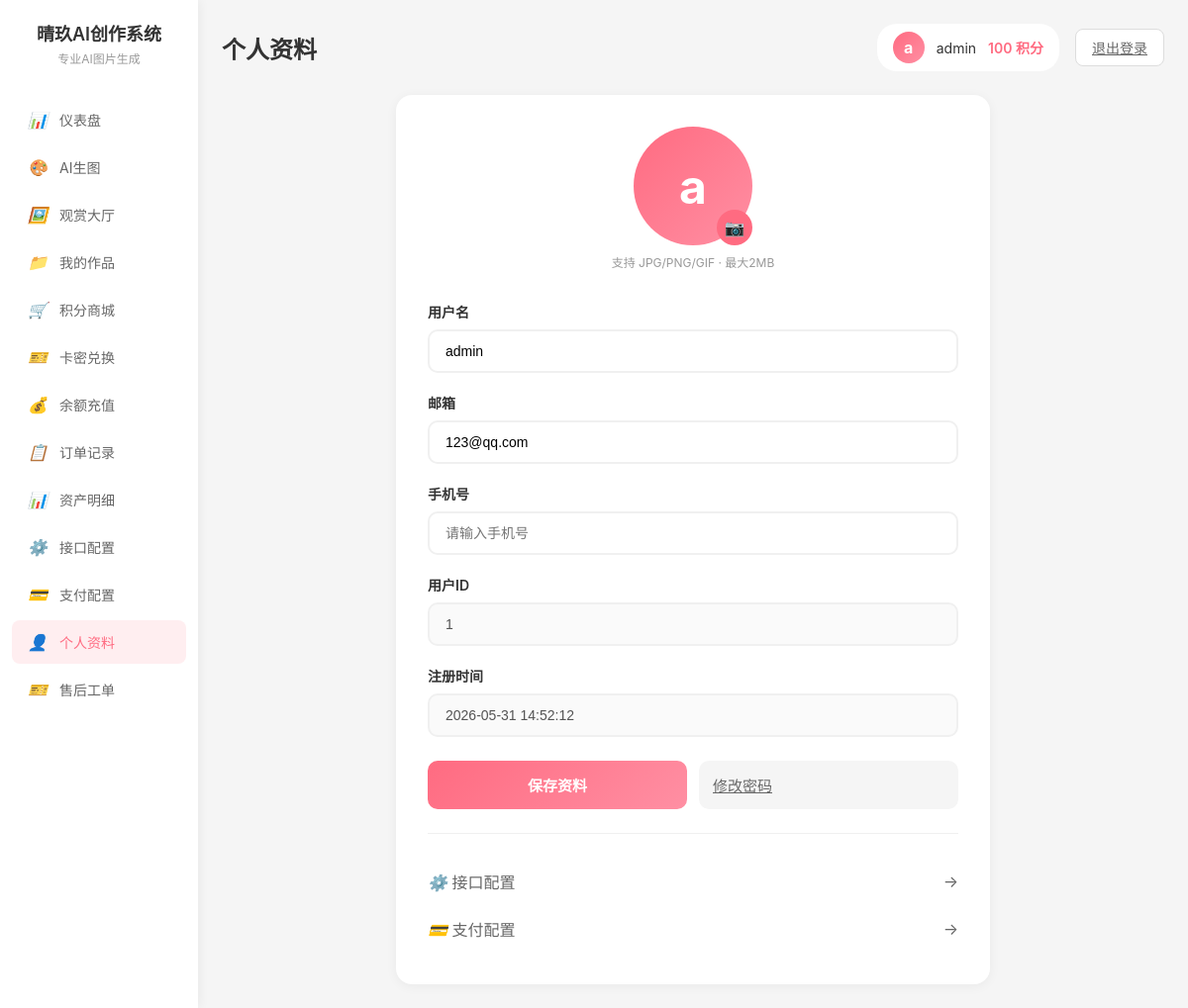
The app's page /profile.php (signed in) with its own data.
### tables this page shows
CREATE TABLE `user` (
  `id` INT AUTO_INCREMENT PRIMARY KEY COMMENT '用户ID',
  `username` VARCHAR(50) NOT NULL COMMENT '用户名',
  `email` VARCHAR(100) NOT NULL COMMENT '邮箱',
  `password` VARCHAR(255) NOT NULL COMMENT '密码(哈希)',
  `avatar` VARCHAR(255) DEFAULT NULL COMMENT '头像',
  `points` INT DEFAULT 1 COMMENT '积分',
  `balance` DECIMAL(10,2) DEFAULT 0.00 COMMENT '余额',
  `member_level` INT DEFAULT 1 COMMENT '会员等级',
  `status` INT DEFAULT 1 COMMENT '状态(1=正常,0=禁用)',
  `created_at` TIMESTAMP DEFAULT CURRENT_TIMESTAMP COMMENT '创建时间',
  `updated_at` TIMESTAMP DEFAULT CURRENT_TIMESTAMP ON UPDATE CURRENT_TIMESTAMP COMMENT '更新时间'
);

### profile.php (the view, shortened to what this page needs)
<?php
require_once 'config.php';
$userid = $_SESSION['userid'];
$stmt = $pdo->prepare("SELECT * FROM user WHERE id = ?");
$stmt->execute(array($userid));
$user = $stmt->fetch(PDO::FETCH_ASSOC);
?>
<!DOCTYPE html>
<html lang="zh-CN">
<head>
</head>
<body>
    <div class="sidebar">
        <div class="sidebar-logo">
            <h1>晴玖AI创作系统</h1>
            <p>专业AI图片生成</p>
        </div>
        <ul class="sidebar-nav">
            <li><a href="dashboard.php"><i>📊</i>仪表盘</a></li>
            <li><a href="index.php"><i>🎨</i>AI生图</a></li>
            <li><a href="gallery.php"><i>🖼️</i>观赏大厅</a></li>
            <li><a href="works.php"><i>📁</i>我的作品</a></li>
            <li><a href="shop.php"><i>🛒</i>积分商城</a></li>
            <li><a href="card_exchange.php"><i>🎫</i>卡密兑换</a></li>
            <li><a href="recharge.php"><i>💰</i>余额充值</a></li>
            <li><a href="orders.php"><i>📋</i>订单记录</a></li>
            <li><a href="account_detail.php"><i>📊</i>资产明细</a></li>
            <li><a href="api_config.php"><i>⚙️</i>接口配置</a></li>
            <li><a href="pay_config.php"><i>💳</i>支付配置</a></li>
            <li><a href="profile.php" class="active"><i>👤</i>个人资料</a></li>
            <li><a href="ticket.php"><i>🎫</i>售后工单</a></li>
        </ul>
    </div>
    <div class="main">
        <div class="header">
            <div class="header-left"><h2>个人资料</h2></div>
            <div class="header-right">
                <div class="user-info">
                    <div class="user-avatar">
                        <?php if (!empty($user['avatar']) && file_exists($user['avatar'])): ?>
                            <img src="<?php echo htmlspecialchars($user['avatar']); ?>" alt="头像" style="width: 100%; height: 100%; border-radius: 50%; object-fit: cover;">
                        <?php else: ?>
                            <?php echo mb_substr(isset($user['username']) ? $user['username'] : 'U', 0, 1); ?>
                        <?php endif; ?>
                    </div>
                    <div class="user-name"><?php echo isset($user['username']) ? $user['username'] : ''; ?></div>
                    <div class="user-points"><?php echo isset($user['points']) ? $user['points'] : 0; ?> 积分</div>
                </div>
                <a href="logout.php" class="logout-btn">退出登录</a>
            </div>
        </div>
        <div class="profile-card">
            <div class="avatar-section">
                <div class="avatar-container">
                    <?php if ($_SESSION['avatar_temp']): ?>
                        <img class="avatar" src="<?php echo htmlspecialchars($_SESSION['avatar_temp']); ?>" alt="头像">
                        <span class="temp-badge">待保存</span>
                    <?php elseif ($user['avatar']): ?>
                        <img class="avatar" src="<?php echo htmlspecialchars($user['avatar']); ?>" alt="头像">
                    <?php else: ?>
                        <div class="avatar"><?php echo mb_substr(isset($user['username']) ? $user['username'] : 'U', 0, 1); ?></div>
                    <?php endif; ?>
                    <label class="avatar-upload-btn" for="avatarInput">📷</label>
                </div>
                <div class="avatar-hint">支持 JPG/PNG/GIF · 最大2MB</div>
            </div>
            <form method="post">
                <div class="form-group">
                    <label class="form-label">用户名</label>
                    <input type="text" class="form-input" name="username" value="<?php echo htmlspecialchars($user['username'] ?? ''); ?>" placeholder="请输入用户名">
                </div>
                <div class="form-group">
                    <label class="form-label">邮箱</label>
                    <input type="email" class="form-input" name="email" value="<?php echo htmlspecialchars($user['email'] ?? ''); ?>" placeholder="请输入邮箱">
                </div>
                <div class="form-group">
                    <label class="form-label">手机号</label>
                    <input type="tel" class="form-input" name="phone" value="<?php echo htmlspecialchars($user['phone'] ?? ''); ?>" placeholder="请输入手机号">
                </div>
                <div class="form-group">
                    <label class="form-label">用户ID</label>
                    <input type="text" class="form-input" value="<?php echo $user['id'] ?? ''; ?>" disabled>
                </div>
                <div class="form-group">
                    <label class="form-label">注册时间</label>
                    <input type="text" class="form-input" value="<?php echo $user['created_at'] ?? ''; ?>" disabled>
                </div>
                <div class="btn-group">
                    <button type="submit" class="btn-submit">保存资料</button>
                    <a href="change_password.php" class="btn-secondary">修改密码</a>
                </div>
            </form>
            <div class="link-group">
                <a href="api_config.php" class="link-item">
                    <span><i>⚙️</i> 接口配置</span>
                    <span>→</span>
                </a>
                <a href="pay_config.php" class="link-item">
                    <span><i>💳</i> 支付配置</span>
                    <span>→</span>
                </a>
            </div>
        </div>
    </div>
</body>
</html>

### profile.php (style rules this page uses)
* { margin: 0; padding: 0; box-sizing: border-box; }
body { font-family: -apple-system, BlinkMacSystemFont, "Segoe UI", "PingFang SC", sans-serif; background: #f5f5f5; min-height: 100vh; }
.sidebar { width: 200px; background: #fff; box-shadow: 2px 0 10px rgba(0,0,0,0.05); position: fixed; left: 0; top: 0; bottom: 0; padding: 20px 0; }
.sidebar-logo { text-align: center; margin-bottom: 32px; padding: 0 20px; }
.sidebar-logo h1 { font-size: 18px; color: #333; margin-bottom: 4px; font-weight: 600; }
.sidebar-logo p { font-size: 12px; color: #999; }
.sidebar-nav { list-style: none; padding: 0 12px; }
.sidebar-nav li { margin-bottom: 4px; }
.sidebar-nav a { display: flex; align-items: center; padding: 12px 16px; border-radius: 8px; color: #666; text-decoration: none; transition: all 0.2s; font-size: 14px; }
.sidebar-nav a.active { background: #ffeef0; color: #ff6b81; font-weight: 500; }
.sidebar-nav a i { margin-right: 12px; font-size: 16px; }
.main { margin-left: 200px; padding: 24px; }
.header { display: flex; justify-content: space-between; align-items: center; margin-bottom: 24px; }
.header-left h2 { font-size: 24px; color: #333; }
.header-right { display: flex; align-items: center; gap: 16px; }
.user-info { display: flex; align-items: center; gap: 12px; padding: 8px 16px; background: #fff; border-radius: 20px; }
.user-avatar { width: 32px; height: 32px; border-radius: 50%; background: linear-gradient(135deg, #ff6b81, #ff8fa3); display: flex; align-items: center; justify-content: center; color: #fff; font-weight: bold; }
.user-name { font-size: 14px; color: #333; }
.user-points { font-size: 14px; color: #ff6b81; font-weight: 600; }
.logout-btn { padding: 8px 16px; background: #fff; border: 1px solid #ddd; border-radius: 8px; font-size: 14px; color: #666; cursor: pointer; transition: all 0.2s; }
.profile-card { background: #fff; border-radius: 16px; padding: 32px; box-shadow: 0 2px 12px rgba(0,0,0,0.05); max-width: 600px; margin: 0 auto; }
.avatar-section { text-align: center; margin-bottom: 32px; }
.avatar-container { position: relative; display: inline-block; }
.avatar { width: 120px; height: 120px; border-radius: 50%; background: linear-gradient(135deg, #ff6b81, #ff8fa3); display: flex; align-items: center; justify-content: center; color: #fff; font-size: 48px; font-weight: bold; object-fit: cover; }
.avatar-upload-btn { position: absolute; bottom: 0; right: 0; width: 36px; height: 36px; border-radius: 50%; background: #ff6b81; color: #fff; border: none; cursor: pointer; font-size: 16px; display: flex; align-items: center; justify-content: center; }
.avatar-hint { font-size: 12px; color: #999; margin-top: 8px; }
.form-group { margin-bottom: 20px; }
.form-label { font-size: 14px; font-weight: 600; color: #333; margin-bottom: 8px; display: block; }
.form-input { width: 100%; padding: 12px 16px; border: 2px solid #f0f0f0; border-radius: 10px; font-size: 14px; outline: none; transition: border-color 0.2s; }
.btn-group { display: flex; gap: 12px; margin-top: 24px; }
.btn-submit { flex: 1; padding: 14px; background: linear-gradient(135deg, #ff6b81, #ff8fa3); color: #fff; border: none; border-radius: 10px; font-size: 15px; font-weight: 600; cursor: pointer; transition: transform 0.15s; }
.btn-secondary { flex: 1; padding: 14px; background: #f5f5f5; color: #666; border: none; border-radius: 10px; font-size: 15px; font-weight: 500; cursor: pointer; transition: all 0.2s; }
.link-group { margin-top: 24px; padding-top: 24px; border-top: 1px solid #f0f0f0; }
.link-item { display: flex; justify-content: space-between; align-items: center; padding: 12px 0; color: #666; text-decoration: none; transition: color 0.2s; }
.link-item i { font-size: 16px; }

### records on screen
user: username "a", username "admin", points "100", email "123@qq.com", id "1", created_at "2026-05-31 14:52:12"
